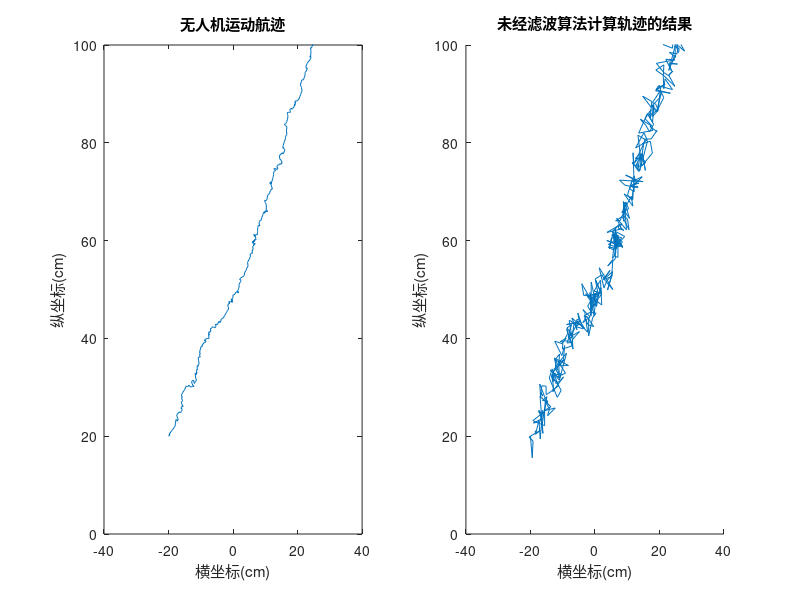

This chart was generated by the following MATLAB code: (Note: this script raises an error after producing the figure.)
%%
% from：https://blog.csdn.net/weixin_40599145/article/details/113000157
%%
close all;
clear;
clc;
%% 参数初始化
%参数
UAV.v_x = 15;                     %无人机的初始横向速度
UAV.v_y = 20;                     %无人机的初始纵向速度
UAV.x = -20;                      %无人机的初始横向坐标
UAV.y = 20;                       %无人机的初始纵向坐标

UAV.State = [UAV.x; UAV.y; UAV.v_x; UAV.v_y];      %无人机的状态变量

%实际上无人机运行过程中会有一些偏差，所以这里模拟了一些过程噪音
UAV.x_noise = 0.05;                %无人机运动的横向坐标偏差的方差
UAV.y_noise = 0.05;                %无人机运动的纵向坐标偏差的方差
UAV.v_x_noise = 0.1;              %无人机运动的横向速度偏差的方差
UAV.v_y_noise = 0.1;              %无人机运动的纵向速度偏差的方差

%GPS传感器在测量的过程中也有噪音，所以这里也模拟了一些测量噪音
GPS_sensor.X_noise = 2;           %GPS的横向噪声方差
GPS_sensor.X = UAV.State(1,1);    %用于记录GPS的横向坐标测量值
GPS_sensor.Y_noise = 2;           %GPS的纵向噪声方差
GPS_sensor.Y = UAV.State(2,1);    %用于记录GPS的纵向坐标测量值   

%假设每次测量的时间是0.01s
delta_t = 0.01;                      %单位  秒

%% 线性动态方程模型参数和观测方程
A = [1,0,delta_t,0; 
     0,1,0,delta_t; 
     0,0,1,      0;
     0,0,0,      1]; % 系统状态矩阵
C = [1, 0, 0, 0; 
     0, 1, 0, 0];   % 系统位置的观测矩阵
Q = diag([UAV.x_noise, UAV.y_noise, UAV.v_x_noise, UAV.v_y_noise]); % 过程噪音的协方差矩阵
R = diag([GPS_sensor.X_noise, GPS_sensor.Y_noise]); % 测量噪音的协方差矩阵
state_dim = size(Q, 1);
observe_dim = size(R, 1);

%% 存储数据初始化，包括坐标和测量值
storage_Num   = 1000;     %采样次数
storage_State = [];       %存储真实运动的状态变量值，后期用于对比
storage_X     = [];       %存储GPS横向坐标测量值
storage_Y     = [];       %存储GPS纵向坐标测量值

%% 实际航迹计算并显示
for k = 1:storage_Num    %k表示第k次测量
    storage_State = [storage_State, UAV.State]; % 记录实际航迹
    state_noise = [randn*sqrt(UAV.x_noise);
                   randn*sqrt(UAV.y_noise);
                   randn*sqrt(UAV.v_x_noise);
                   randn*sqrt(UAV.v_y_noise)]; % 模拟实际航迹中的过程噪音
    UAV.State = A * UAV.State + state_noise; %在理想航迹上叠加过程噪音，制作出真实航迹
end

figure;subplot(121);
plot(storage_State(1,:),storage_State(2,:), '-');
xlabel('横坐标(cm)');ylabel('纵坐标(cm)');
title('无人机运动航迹');
axis([-40, 40, 0, 100]);

%% 数值重新初始化，用于记录测量数据
storage_X = [];
storage_Y = [];
UAV.State = [UAV.x; 
             UAV.y; 
             UAV.v_x; 
             UAV.v_y]; 
GPS_sensor.X = UAV.State(1,1);
GPS_sensor.Y = UAV.State(2,1);     

%% 传感器观测存在白噪声偏差
for k = 1:storage_Num    %k表示第k次测量
    storage_X = [storage_X,GPS_sensor.X]; %记录GPS的测量数据
    storage_Y = [storage_Y,GPS_sensor.Y];
    
    UAV.State = storage_State(:, k); %把真实航迹取出来
    GPS_sensor.X = UAV.State(1,1) + randn * sqrt(GPS_sensor.X_noise); %在真实航迹上面叠加测量噪音来制作测量数据
    GPS_sensor.Y = UAV.State(2,1) + randn * sqrt(GPS_sensor.Y_noise);
end

subplot(122);
hold on;plot(storage_X, storage_Y, '-');
xlabel('横坐标(cm)');ylabel('纵坐标(cm)');
title('未经滤波算法计算轨迹的结果');
axis([-40, 40, 0, 100]);

%% 卡尔曼滤波估计最优状态
KF_State = [UAV.x; UAV.y; UAV.v_x; UAV.v_y]; 
KF_err = zeros(1, storage_Num);
DIR_err = zeros(1, storage_Num);
P = 0.01 * eye(4); %eye(4)代表4阶单位矩阵，这里是对估计均方误差矩阵Pk赋初值
for k = 1:storage_Num
    Sensor_Meas = [storage_X(1,k);storage_Y(1,k)]; % 测量向量Zk
    
    [KF_State(:,k+1), P] = Track_KF(P, A, C, Q, R, KF_State(:,k), Sensor_Meas); 
    %调用卡尔曼滤波函数更新估计状态和估计均方误差矩阵
    
    KF_err(k) = norm(storage_State(1:2, k) - KF_State(1:2, k)); 
    DIR_err(k) = sqrt((storage_State(1, k) - storage_X(1,k))^2 + (storage_State(2, k) - storage_Y(1,k))^2);
end

%% 画出轨迹曲线
k = 1:storage_Num;

figure;hold on;
subplot(121);
plot(KF_State(1,:), KF_State(2,:), 'r-');
legend('KF滤波的轨迹');
axis([-50, 50, 0, 100]);
xlabel('横坐标(cm)');ylabel('纵坐标(cm)');
title('滤波轨迹');

subplot(122);hold on;
plot(storage_X , storage_Y,'g-');
plot(KF_State(1,:), KF_State(2,:), 'r-');
plot(storage_State(1,:),storage_State(2,:),'b-');
legend('未滤波的轨迹', 'KF滤波的轨迹', '实际轨迹');
axis([-50, 50, 0, 100]);
xlabel('横坐标(cm)');ylabel('横坐标(cm)');
title('轨迹对比');

